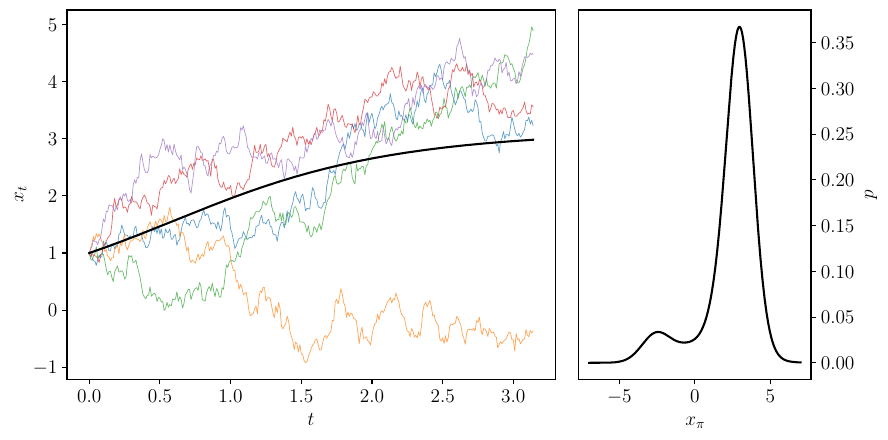

Here is the Julia script that generated this plot:
using Random

using KernelDensity
using StochasticDiffEq
using PyPlot

Random.seed!(19999999995567)

function u_sin(x, _, _)
    return sin(x)
end

function σ_sin(_, _, _)
    return 1.0
end

N = 100000
ts = 0:0.01:π
prob = SDEProblem(u_sin, σ_sin, 1.0, (0.0, π))
ens = EnsembleProblem(prob)
sol = solve(ens, EM(), trajectories=N, saveat=ts, dt=0.01)
rels = [sol[i].u for i in 1:N]

# Solution without noise
Fs = @. 2 * acot(exp(-ts) * cot(1 / 2))

rcParams = PyPlot.PyDict(PyPlot.matplotlib."rcParams")
rcParams["text.usetex"] = true
rcParams["font.family"] = "serif"
rcParams["font.size"] = "14"

# Estimate the KDE
k = InterpKDE(kde(getindex.(rels, length(ts)); bandwidth=0.5))

begin
    fig = figure(; figsize=figaspect(0.5))
    axs = fig.subplot_mosaic("AAB")
    ax1 = axs["A"]
    ax2 = axs["B"]

    # Some sample paths
    ax1.set_xlabel(L"t")
    ax1.set_ylabel(L"x_t")

    # Plot the first ten realisations
    for n in 1:5
        ax1.plot(ts, rels[n], alpha=0.8)
    end

    ax1.plot(ts, Fs, color="black")

    # PDF at final time
    ax2.set_xlabel(L"x_\pi")
    ax2.set_ylabel(L"p")
    ax2.yaxis.tick_right()
    ax2.yaxis.set_label_position("right")

    xgrid = range(-7, stop=7, length=10000)
    ax2.plot(xgrid, pdf.(Ref(k), xgrid), "k-")

    # fig.set_size_inches(6, 3)
    fig.savefig("../../thesis/chp02_background/figures/ou_solution.pdf", bbox_inches="tight", dpi=600)
    close(fig)
end
